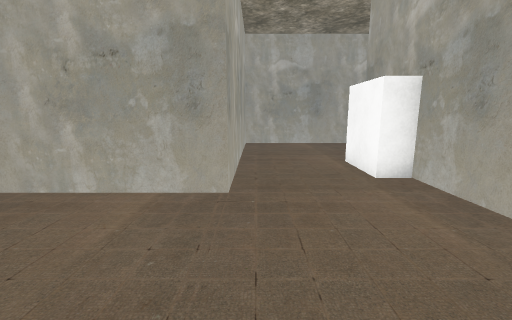
[1] (above)

14 first-person views from a walk through a 3-D level made in the Unity game engine. The camera is 1.4 m above the floor, tilts 10° down and sees 90° across. The floor is counted in squares, 1 m on a side. Each view is taken from the middle of a square. On the plan, view 1 faces up. The plan holds only what a view shows up to about 13 squares ahead; the rest is blank. The place goes on beyond the plan. The player is left out. Some surface patterns are stand-ins.

[2]
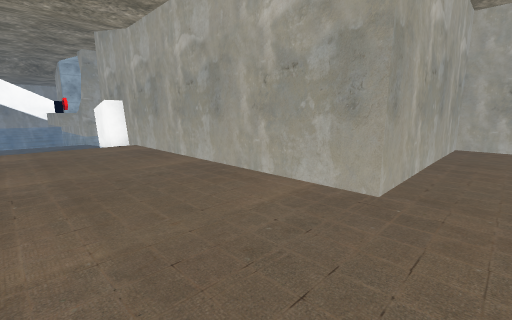

[3]
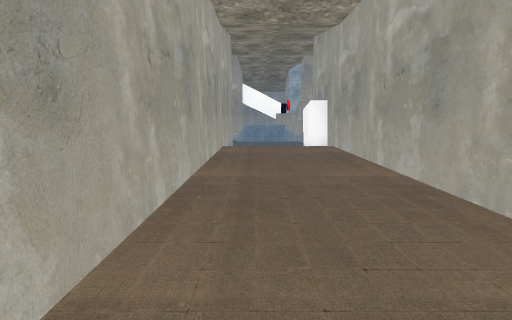

[4]
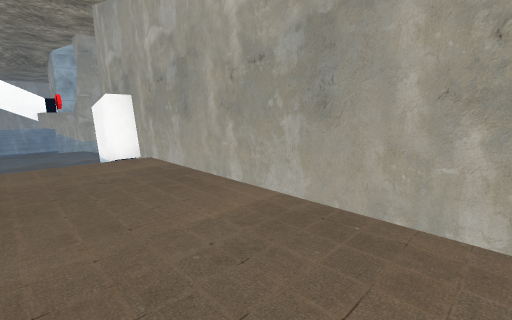

[5]
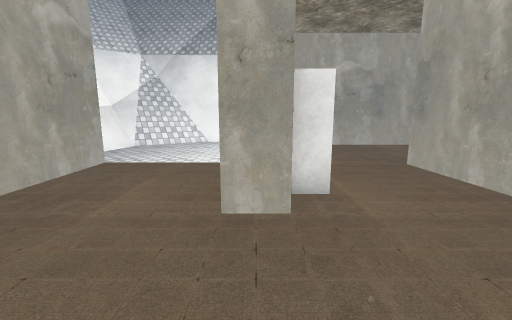

[6]
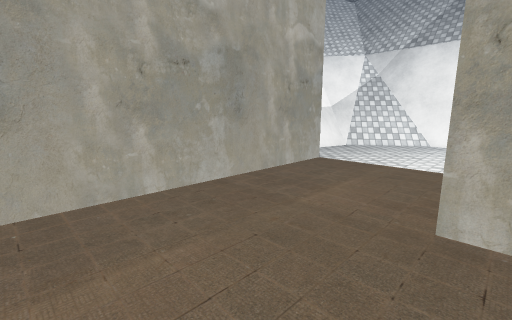

[7]
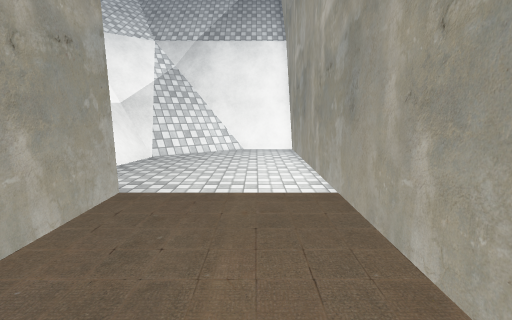

[8]
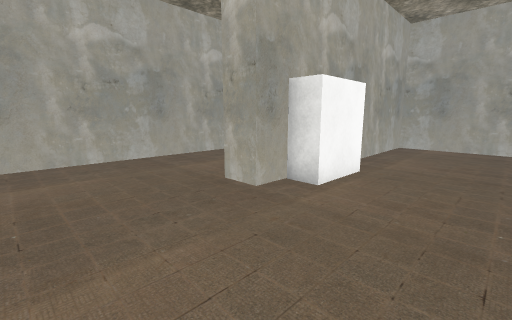

[9]
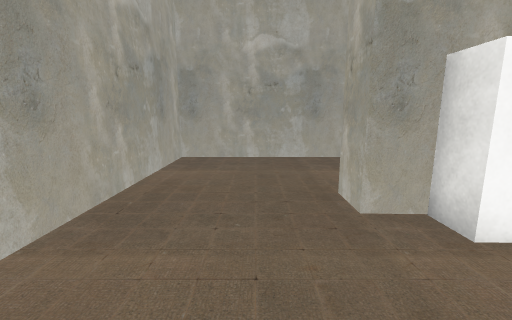

[10]
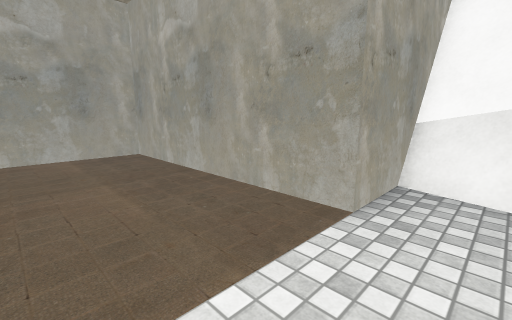

[11]
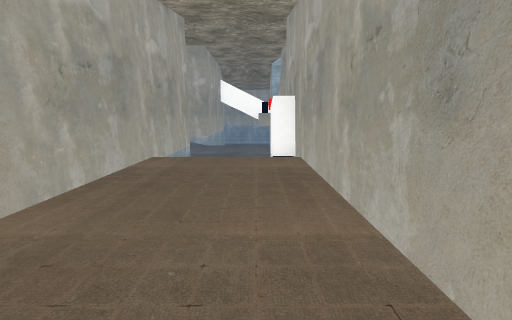

[12]
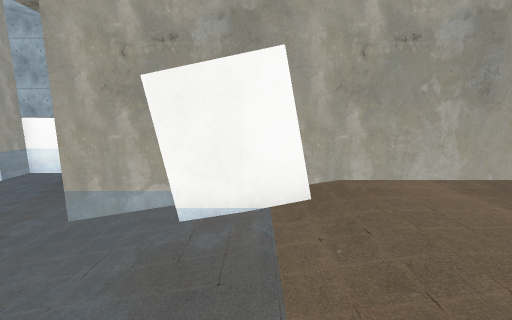

[13]
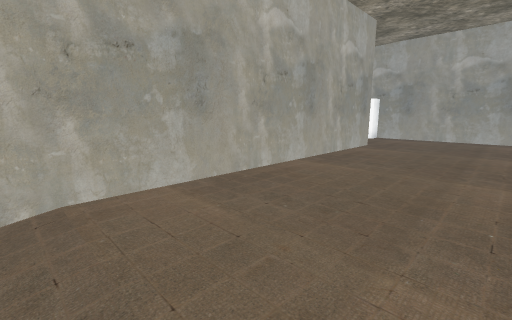

[14]
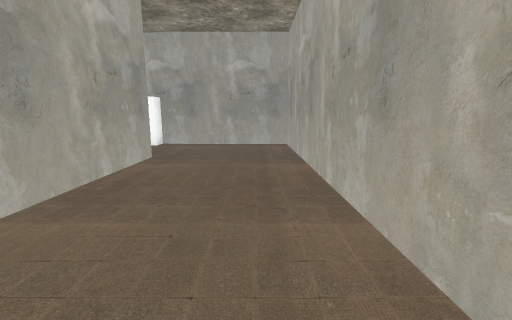

### Floor plan
Key: @ floor where view 1 was taken; # wall or solid block; . main floor; : floor 5.5 m higher than the main floor; + floor 6 m higher than the main floor; / step, stairs or slope; = window, fence, low wall or low ledge; ~ water the walk can cross; ≈ water the walk keeps out of; B block.
Columns run from 18 left of view 1 to 13 right of it. Each row starts with its distance up from view 1.
 13                   ##########
 12                  #.........#
 11                  #.........#
 10                  #.........#
  9                  #.........#
  8                  #....#....#
  7 ≈                #...B#....#
  6 ≈≈               #...B#....#
  5 ≈≈≈#≈≈############....#....###
  4 ≈≈≈~BB/...............#......#
  3 ≈≈≈~~~................#.....=#
  2 ≈≈≈~~~................#.....=#
  1 ≈≈≈~~~................#.....##
  0  ≈≈~~~............@...#..../=#
 -1      ##################..///=##
 -2                       ####///=#
 -3                        ####=/=##
 -4                           ###==
 -5                             #:+

Positions as (right, up) in squares from view 1, and headings:
1: (0, 0), facing up
2: (1, 0), facing up-left
3: (0, 1), facing left
4: (-3, 1), facing up-left
5: (4, 12), facing down
6: (4, 12), facing down-right
7: (6, 9), facing down
8: (0, 12), facing down-right
9: (0, 10), facing right
10: (5, 3), facing up-right
11: (-3, 3), facing left
12: (-13, 0), facing up
13: (-12, 0), facing up-right
14: (-9, 1), facing right
